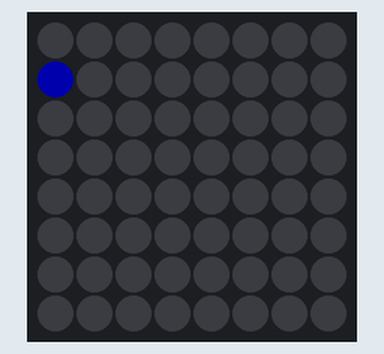
Bench run of a sketch on a simulated Arduino Uno, built with avr-gcc and run on an emulated ATmega328P. Parts: 8×8 RGB LED matrix (first LED top left, wired row by row). Dim RGB values are drawn brighter than linear; random numbers use the default seed unless the sketch sets one.

Above: at 0.05 s.
At 0.46 s:
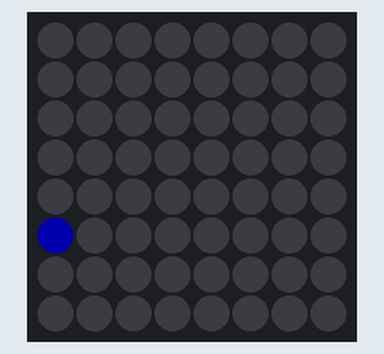
At 0.87 s:
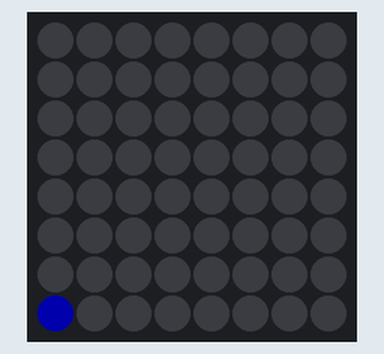
At 1.28 s:
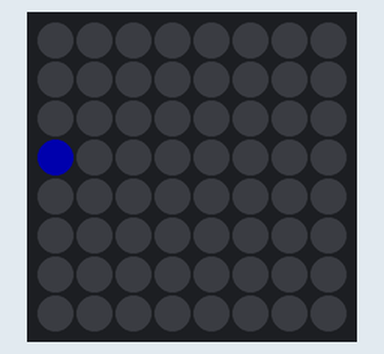
At 1.8 s:
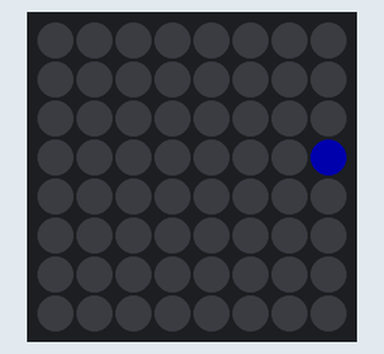

Measured:
- by itself, everything shown: repeats every 1.4 s, in 14 steps

The sketch:

Ball-001.ino
```cpp
#include <Adafruit_NeoPixel.h>

#define PIN_NEOPIXEL 14
#define NUMPIXELS    64  // 8x8 matrix
#define MATRIX_WIDTH 8
#define MATRIX_HEIGHT 8
#define RGB_BRIGHTNESS 50  // Brightness level (0-255)

Adafruit_NeoPixel pixels(NUMPIXELS, PIN_NEOPIXEL, NEO_GRB + NEO_KHZ800);

struct Ball {
  int x, y;             // Position of the ball
  int dx, dy;           // Direction of movement
  uint32_t color;       // Color of the ball
};

Ball ball;

void setup() {
  pixels.begin(); // Initialize the NeoPixel library
  pixels.setBrightness(RGB_BRIGHTNESS); // Set brightness for all LEDs

  // Initialize the ball at a random position with a random direction
  ball.x = random(0, MATRIX_WIDTH);
  ball.y = random(0, MATRIX_HEIGHT);
  ball.dx = random(0, 2) * 2 - 1; // Random direction: -1 or 1
  ball.dy = random(0, 2) * 2 - 1; // Random direction: -1 or 1

  // Set the ball color to solid blue
  ball.color = pixels.Color(0, 0, 255); // Solid blue color
}

void loop() {
  // Clear the matrix
  pixels.clear();

  // Move the ball
  ball.x += ball.dx;
  ball.y += ball.dy;

  // Check for wall collisions and change direction
  if (ball.x <= 0 || ball.x >= MATRIX_WIDTH - 1) {
    ball.dx = -ball.dx; // Reverse the x-direction
  }
  if (ball.y <= 0 || ball.y >= MATRIX_HEIGHT - 1) {
    ball.dy = -ball.dy; // Reverse the y-direction
  }

  // Set the pixel for the ball
  int pixelIndex = ball.y * MATRIX_WIDTH + ball.x;
  pixels.setPixelColor(pixelIndex, ball.color);

  // Show the updated matrix
  pixels.show();
  delay(100);  // Adjust to change the speed of the ball
}
```
